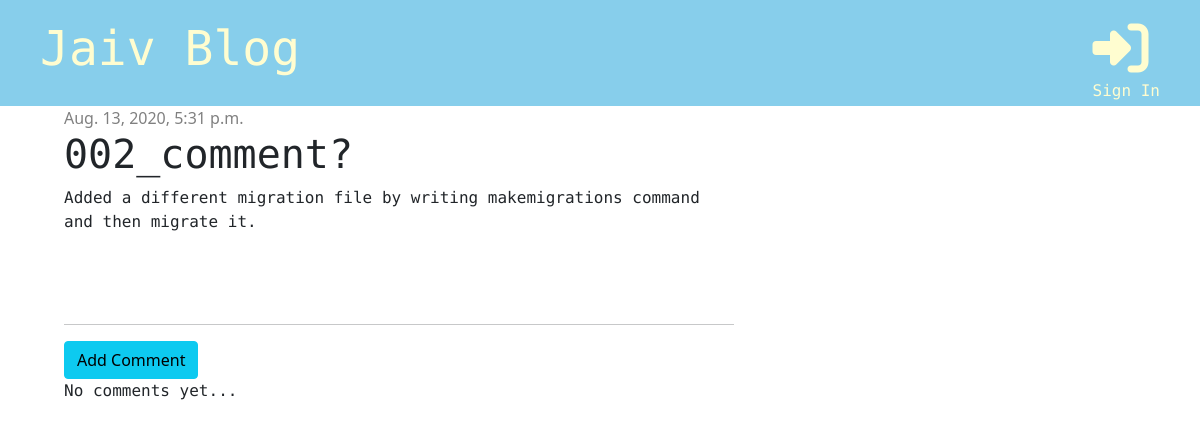
The app's page /post/9, older data.
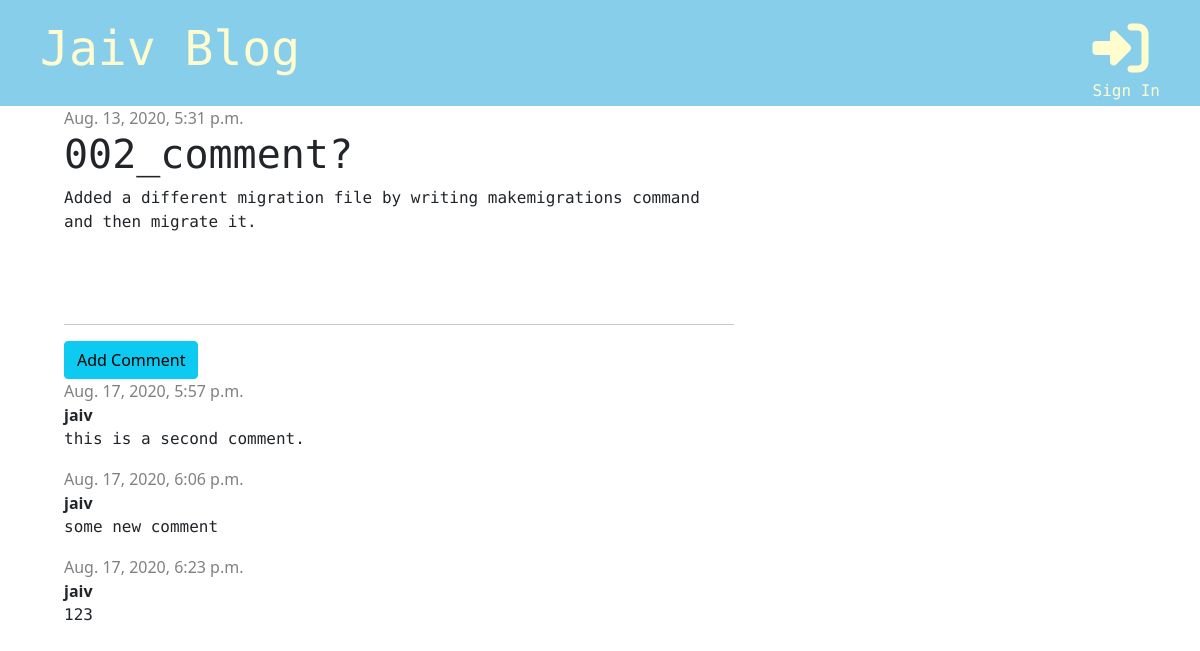
The same page, newer data.
### blog/models.py (models this page shows, shortened)
class Post(models.Model):
    author = models.ForeignKey('auth.User', on_delete=models.CASCADE)
    title = models.CharField(max_length=200)
    text = models.TextField()
    created_date = models.DateTimeField(default=timezone.now)
    published_date = models.DateTimeField(blank=True, null=True)

class Comment(models.Model):
    post = models.ForeignKey('blog.Post', on_delete=models.CASCADE, related_name='comments')
    author = models.CharField(max_length=200)
    text = models.TextField()
    created_date = models.DateTimeField(default=timezone.now)
    approved = models.BooleanField(default=False)

### blog/views.py (the view)
# urls.py: path('post/<int:pk>', views.post_detail, name='post_detail'),
def post_detail(request, pk):
    post = get_object_or_404(Post, pk=pk)
    stuff_for_frontend = {'post': post}
    return render(request, 'blog/post_detail.html', stuff_for_frontend)

### blog/templates/blog/post_detail.html (shortened to what this page needs)
{% extends 'blog/base.html'%}
    {% block content %}
        <div class="post">
            {% if post.published_date %}
            <div class="date">
                {{ post.published_date }}
            </div>
            {% else %}
                <a href="{% url 'post_publish' pk=post.pk %}" class="btn btn-primary">Publish</a>
            {% endif %}
            <h1>{{ post.title }}</h1>
            <p> {{ post.text|linebreaksbr}}</p>
        </div>
        <hr>
        <a href="{% url 'add_comment_to_post' pk=post.pk %}" class="btn btn-info">Add Comment</a>
        {% for comment in post.comments.all %}
            {% if user.is_authenticated  or comment.approved %}
            <div class="comment">
                <div class="date">
                    {{ comment.created_date }}
                </div>
                <strong>{{ comment.author }}</strong>
                    <p>{{ comment.text }}</p>
            {% endif %}
        {% empty %}
            <p>No comments yet...</p>
        </div>
        {% endfor %}
{% endblock %}

### blog/templates/blog/base.html (shortened to what this page needs)
<!DOCTYPE html>
<html lang="en">
<head>
    {% load static %}
    <link rel="stylesheet" href="https://stackpath.bootstrapcdn.com/bootstrap/5.0.0-alpha1/css/bootstrap.min.css">
    <link rel="stylesheet" href="{% static 'css/blog.css' %}">
</head>
<body>
<div class="page-header">
    {% if user.is_authenticated %}
         <a href="{% url 'post_draft_list' %}" class="top-menu"><i class="fab fa-firstdraft fa-2x" style="color: #fffdd0;"></i><p style="font-size: 11pt;">Drafts</p></a>
        <a href="{% url 'post_new' %}" class="top-menu"><i class="fas fa-plus fa-2x" style="color: #fffdd0;"></i><p style="font-size: 12pt; padding-left: 10px">Add</p></a>
        <p class="top-menu"> Hello, {{ user.username }} <small>(<a href="{% url 'logout' %}">Logout</a>) </small></p>
    {% else %}
        <a href="{% url 'login' %}" class="top-menu"><i class="fas fa-sign-in-alt fa-2x"></i><p style="font-size: 12pt;">Sign In</p></a>
    {% endif %}
    <h1><a href="{% url 'post_list' %}"> Jaiv Blog </a> </h1>
</div>
<div class="content container">
    <div class="row">
       <div class="col-md-8">
           {% block content %}
           {% endblock %}
       </div>
    </div>
</div>

### blog/static/css/blog.css (style rules this page uses)
.page-header { background-color: skyblue; margin-top: 0; padding: 20px 20px 20px 40px; }
.page-header h1 a { color: #fffdd0; text-decoration: none; font-size: 36pt; }
.content { margin-left: 40px; }
h1, h2, h3, h4, p { font-family: "Roboto Mono", "Lucida Grande", "DejaVu Sans", "Bitstream Vera Sans", Verdana, Arial, sans-serif; }
.date { color: grey; }
.post { margin-bottom: 90px; }
.top-menu, .top-menu:hover { color: #fffdd0; float: right; margin-right: 20px; font-size: 21pt; text-decoration: none; }

Row changes from the older to the newer data that the page shows:
added Comment: created_date "Aug. 17, 2020, 5:57 p.m.", author "jaiv", text "this is a second comment."
added Comment: created_date "Aug. 17, 2020, 6:06 p.m.", author "jaiv", text "some new comment"
added Comment: created_date "Aug. 17, 2020, 6:23 p.m.", author "jaiv", text "123"
Text that changed along with them:
text no longer shown: "No comments yet..."
